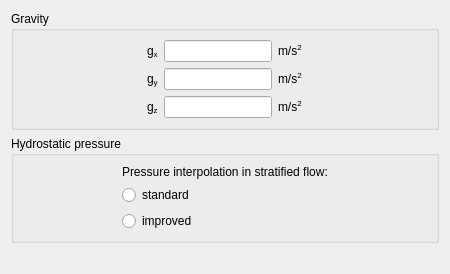
<ui version="4.0" >
 <class>BodyForcesForm</class>
 <widget class="QWidget" name="BodyForcesForm" >
  <property name="geometry" >
   <rect>
    <x>0</x>
    <y>0</y>
    <width>450</width>
    <height>274</height>
   </rect>
  </property>
  <property name="minimumSize" >
   <size>
    <width>0</width>
    <height>0</height>
   </size>
  </property>
  <property name="windowTitle" >
   <string>Form</string>
  </property>
  <property name="layoutDirection" >
   <enum>Qt::LeftToRight</enum>
  </property>
  <property name="autoFillBackground" >
   <bool>false</bool>
  </property>
  <layout class="QGridLayout" >
   <item row="0" column="0" >
    <widget class="QGroupBox" name="groupBox" >
     <property name="sizePolicy" >
      <sizepolicy vsizetype="Preferred" hsizetype="Preferred" >
       <horstretch>0</horstretch>
       <verstretch>0</verstretch>
      </sizepolicy>
     </property>
     <property name="font" >
      <font>
       <weight>50</weight>
       <italic>false</italic>
       <bold>false</bold>
      </font>
     </property>
     <property name="title" >
      <string>Gravity</string>
     </property>
     <layout class="QGridLayout" >
      <item row="0" column="0" >
       <layout class="QHBoxLayout" >
        <item>
         <spacer>
          <property name="orientation" >
           <enum>Qt::Horizontal</enum>
          </property>
          <property name="sizeHint" stdset="0" >
           <size>
            <width>40</width>
            <height>22</height>
           </size>
          </property>
         </spacer>
        </item>
        <item>
         <layout class="QGridLayout" >
          <item row="0" column="0" >
           <widget class="QLabel" name="labelX" >
            <property name="font" >
             <font>
              <weight>50</weight>
              <italic>false</italic>
              <bold>false</bold>
             </font>
            </property>
            <property name="text" >
             <string>g&lt;sub>x&lt;/sub</string>
            </property>
           </widget>
          </item>
          <item row="0" column="1" >
           <widget class="QLineEdit" name="lineEditX" >
            <property name="toolTip" >
             <string>Code_Saturne key word: GX</string>
            </property>
           </widget>
          </item>
          <item row="0" column="2" >
           <widget class="QLabel" name="labelUnitX" >
            <property name="font" >
             <font>
              <weight>50</weight>
              <italic>false</italic>
              <bold>false</bold>
             </font>
            </property>
            <property name="text" >
             <string>m/s&lt;sup>2&lt;/sup></string>
            </property>
           </widget>
          </item>
          <item row="1" column="0" >
           <widget class="QLabel" name="labelY" >
            <property name="font" >
             <font>
              <weight>50</weight>
              <italic>false</italic>
              <bold>false</bold>
             </font>
            </property>
            <property name="text" >
             <string>g&lt;sub>y&lt;/sub</string>
            </property>
           </widget>
          </item>
          <item row="1" column="1" >
           <widget class="QLineEdit" name="lineEditY" >
            <property name="toolTip" >
             <string>Code_Saturne key word: GY</string>
            </property>
           </widget>
          </item>
          <item row="1" column="2" >
           <widget class="QLabel" name="labelUnitY" >
            <property name="font" >
             <font>
              <weight>50</weight>
              <italic>false</italic>
              <bold>false</bold>
             </font>
            </property>
            <property name="text" >
             <string>m/s&lt;sup>2&lt;/sup></string>
            </property>
           </widget>
          </item>
          <item row="2" column="0" >
           <widget class="QLabel" name="labelZ" >
            <property name="font" >
             <font>
              <weight>50</weight>
              <italic>false</italic>
              <bold>false</bold>
             </font>
            </property>
            <property name="text" >
             <string>g&lt;sub>z&lt;/sub</string>
            </property>
           </widget>
          </item>
          <item row="2" column="1" >
           <widget class="QLineEdit" name="lineEditZ" >
            <property name="toolTip" >
             <string>Code_Saturne key word: GZ</string>
            </property>
           </widget>
          </item>
          <item row="2" column="2" >
           <widget class="QLabel" name="labelUnitZ" >
            <property name="font" >
             <font>
              <weight>50</weight>
              <italic>false</italic>
              <bold>false</bold>
             </font>
            </property>
            <property name="text" >
             <string>m/s&lt;sup>2&lt;/sup></string>
            </property>
           </widget>
          </item>
         </layout>
        </item>
        <item>
         <spacer>
          <property name="orientation" >
           <enum>Qt::Horizontal</enum>
          </property>
          <property name="sizeHint" stdset="0" >
           <size>
            <width>40</width>
            <height>22</height>
           </size>
          </property>
         </spacer>
        </item>
       </layout>
      </item>
     </layout>
    </widget>
   </item>
   <item row="1" column="0" >
    <widget class="QGroupBox" name="groupBox_2" >
     <property name="title" >
      <string>Hydrostatic pressure</string>
     </property>
     <layout class="QGridLayout" >
      <item row="0" column="0" >
       <layout class="QHBoxLayout" >
        <item>
         <spacer>
          <property name="orientation" >
           <enum>Qt::Horizontal</enum>
          </property>
          <property name="sizeHint" stdset="0" >
           <size>
            <width>40</width>
            <height>20</height>
           </size>
          </property>
         </spacer>
        </item>
        <item>
         <layout class="QGridLayout" >
          <item row="0" column="0" >
           <widget class="QLabel" name="labelHPressure" >
            <property name="toolTip" >
             <string>Code_Saturne key word: IPHYDR</string>
            </property>
            <property name="text" >
             <string>Pressure interpolation in stratified flow:</string>
            </property>
           </widget>
          </item>
          <item row="1" column="0" >
           <widget class="QRadioButton" name="radioButtonNo" >
            <property name="text" >
             <string>standard</string>
            </property>
           </widget>
          </item>
          <item row="2" column="0" >
           <widget class="QRadioButton" name="radioButtonYes" >
            <property name="text" >
             <string>improved</string>
            </property>
           </widget>
          </item>
         </layout>
        </item>
        <item>
         <spacer>
          <property name="orientation" >
           <enum>Qt::Horizontal</enum>
          </property>
          <property name="sizeHint" stdset="0" >
           <size>
            <width>40</width>
            <height>20</height>
           </size>
          </property>
         </spacer>
        </item>
       </layout>
      </item>
     </layout>
    </widget>
   </item>
   <item row="2" column="0" >
    <spacer>
     <property name="orientation" >
      <enum>Qt::Vertical</enum>
     </property>
     <property name="sizeHint" stdset="0" >
      <size>
       <width>21</width>
       <height>16</height>
      </size>
     </property>
    </spacer>
   </item>
  </layout>
 </widget>
 <resources/>
 <connections/>
</ui>
